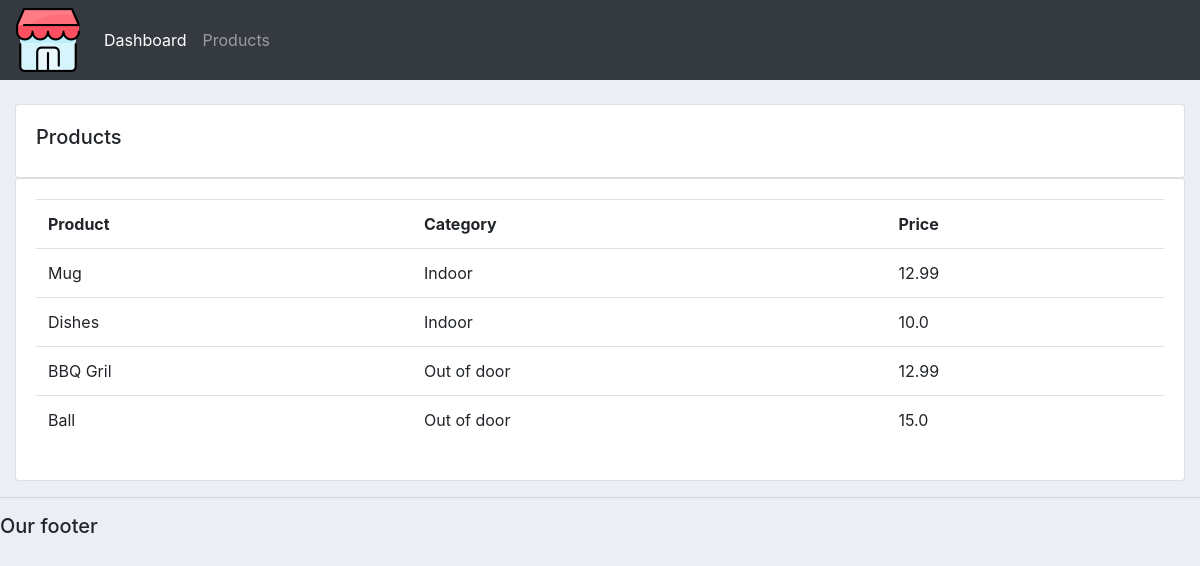
Screenshot of /products/ with the database file from the repository.
### accounts/models.py (models this page shows, shortened)
class Product(models.Model):
    CATEGORYS = (
        ('Indoor','Indoor'),
        ('Out of door','Out of door')
    )
    name = models.CharField(max_length=200, null=True)
    price = models.FloatField(null=True)
    category = models.CharField(max_length=200, null=True, choices=CATEGORYS)
    description = models.CharField(max_length=200, null=True, blank=True)
    date_created = models.DateTimeField(auto_now_add=True, null=True)
    tags = models.ManyToManyField(Tag)

### accounts/views.py (the view)
# urls.py: path('products/', views.products, name="products"),
def products(request):
    products = Product.objects.all()
    return render(request, 'accounts/products.html', {'products':products})

### accounts/templates/accounts/products.html
{% extends 'accounts/main.html' %}
{% block content %}
<br>
<div class="row">
    <div class="col-md">
        <div class="card card-body">
            <h5>Products</h5>
        </div>
        <div class="card card-body">
            <table class="table">
                <tr>
                    <th>Product</th>
                    <th>Category</th>
                    <th>Price</th>
                </tr>
                {% for i in products %}
                <tr>
                    <td>{{i.name}}</td>
                    <td>{{i.category}}</td>
                    <td>{{i.price}}</td>
                </tr>
                {%endfor  %}
            </table>
        </div>
    </div>
</div>
{% endblock %}

### static/css/main.css (style rules this page uses)
body { background-color: #ebeff5; }

### rows the page displays
Product: name "Mug", category "Indoor", price "12.99"
Product: name "Dishes", category "Indoor", price "10.0"
Product: name "BBQ Gril", category "Out of door", price "12.99"
Product: name "Ball", category "Out of door", price "15.0"
